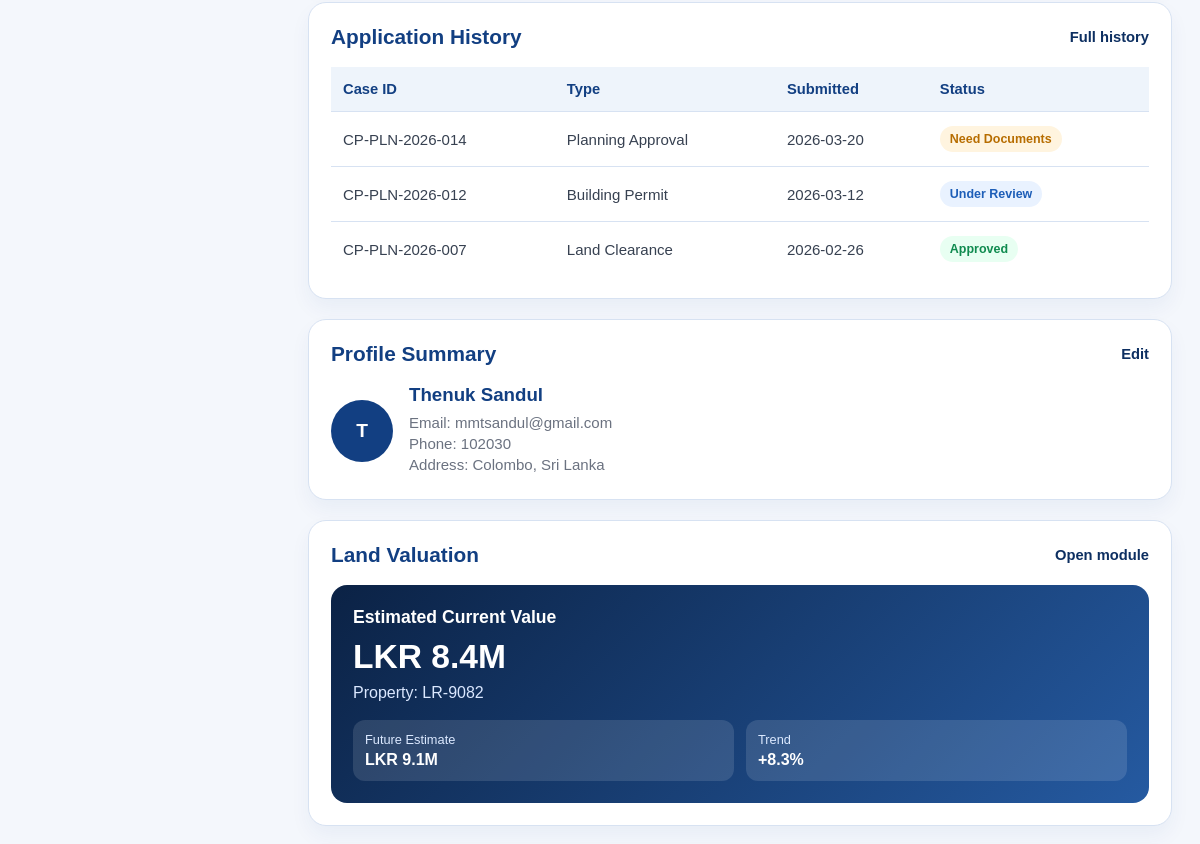
/user_dashboard (signed in, middle part), run on an earlier commit of the app's database.
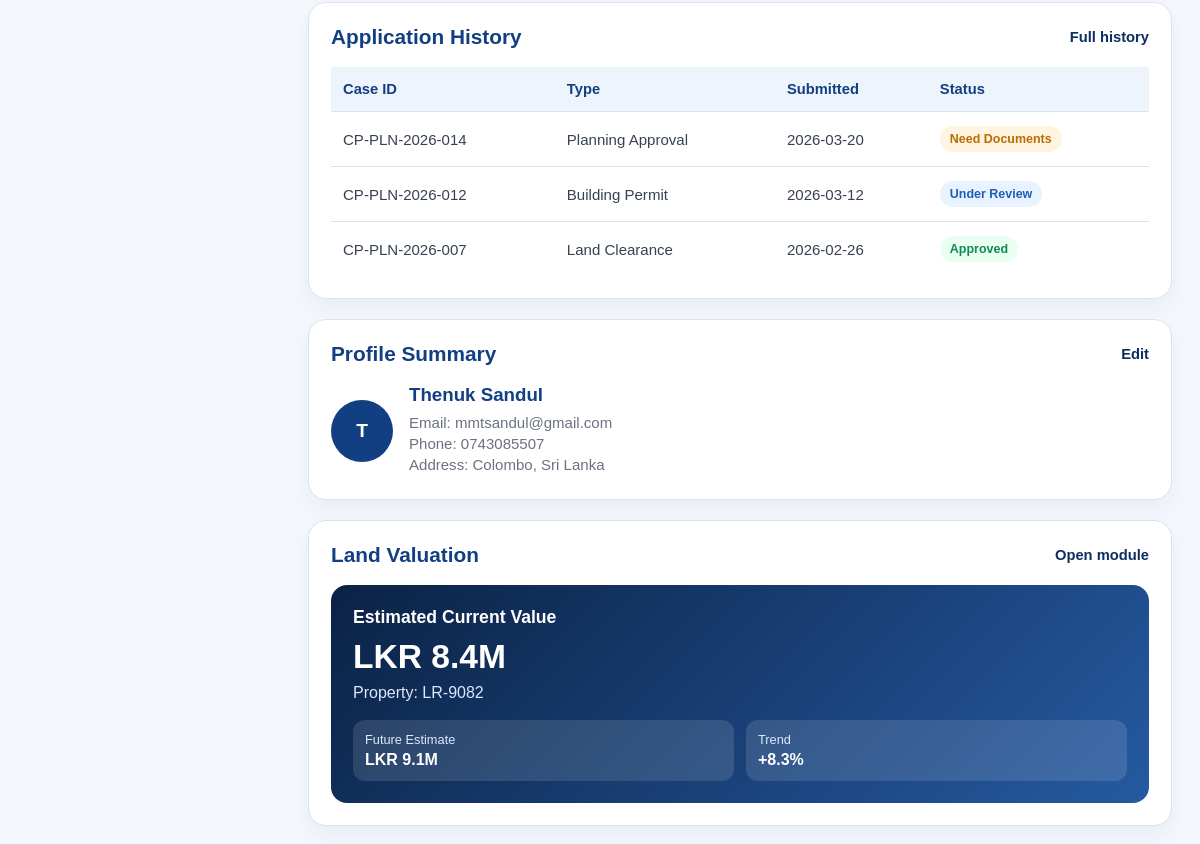
And on a later commit of the database.
### tables this page shows
CREATE TABLE users (
    user_id INTEGER PRIMARY KEY AUTOINCREMENT,
    first_name TEXT NOT NULL,
    last_name TEXT NOT NULL,
    phone_number TEXT,
    email TEXT UNIQUE NOT NULL,
    password_hash TEXT NOT NULL,
    date_of_birth TEXT,
    address TEXT,
    city TEXT,
    nic TEXT UNIQUE NOT NULL,
    is_admin BOOLEAN DEFAULT FALSE,
    created_at TEXT DEFAULT CURRENT_TIMESTAMP
, employee_id TEXT, is_active BOOLEAN DEFAULT 1);

### routes/user_routes.py (the view)
@user_bp.route("/user_dashboard")
def user_dashboard():
    if "user_id" not in session:
        flash("Please sign in first.", "error")
        return redirect(url_for("auth.login"))
    user = get_current_user()
    if not user:
        session.clear()
        flash("User not found. Please sign in again.", "error")
        return redirect(url_for("auth.login"))
    return render_template("user_dashboard.html", user=user)

### database/db_connection.py (called while the page is built)
def get_connection():
    conn = sqlite3.connect(db_path)
    conn.row_factory = sqlite3.Row
    conn.execute("PRAGMA foreign_keys = ON")
    return conn

### routes/user_routes.py (called while the page is built)
def get_current_user():
    if "user_id" not in session:
        return None
    conn = get_connection()
    cursor = conn.cursor()
    cursor.execute(
        """
        SELECT *
        FROM users
        WHERE user_id = ?
        """,
        (session["user_id"],),
    )
    user = cursor.fetchone()
    conn.close()
    return user

### templates/user_dashboard.html (shortened to what this page needs)
<!DOCTYPE html>
<html lang="en">
<head>
    <link rel="stylesheet" href="{{ url_for('static', filename='user_dashboard.css') }}" />
    <link rel="stylesheet" href="https://cdnjs.cloudflare.com/ajax/libs/font-awesome/6.5.0/css/all.min.css" />
</head>
<body>
    <div class="dashboard-shell">
        <main class="main-content">
            <section class="content-grid">
                <div class="left-column">
                    <div class="panel">
                        <div class="panel-header">
                            <h2>Application History</h2>
                            <a href="#">Full history</a>
                        </div>
                        <div class="table-wrap">
                            <table>
                                <thead>
                                    <tr>
                                        <th>Case ID</th>
                                        <th>Type</th>
                                        <th>Submitted</th>
                                        <th>Status</th>
                                    </tr>
                                </thead>
                                <tbody>
                                    <tr>
                                        <td>CP-PLN-2026-014</td>
                                        <td>Planning Approval</td>
                                        <td>2026-03-20</td>
                                        <td><span class="badge pending">Need Documents</span></td>
                                    </tr>
                                    <tr>
                                        <td>CP-PLN-2026-012</td>
                                        <td>Building Permit</td>
                                        <td>2026-03-12</td>
                                        <td><span class="badge review">Under Review</span></td>
                                    </tr>
                                    <tr>
                                        <td>CP-PLN-2026-007</td>
                                        <td>Land Clearance</td>
                                        <td>2026-02-26</td>
                                        <td><span class="badge ok">Approved</span></td>
                                    </tr>
                                </tbody>
                            </table>
                        </div>
                    </div>
                </div>
                <div class="right-column">
                    <div class="panel">
                        <div class="panel-header">
                            <h2>Profile Summary</h2>
                            <a href="{{ url_for('user.account') }}">Edit</a>
                        </div>
                        <div class="profile-card">
                            <div class="profile-avatar">
                                {{ user['first_name'][0] | upper if user and user['first_name'] else 'U' }}
                            </div>
                            <div class="profile-meta">
                                <h3>{{ user['first_name'] }} {{ user['last_name'] if user else 'R.A.D. Akash Randeniya'
                                    }}</h3>
                                <p>Email: {{ user['email'] if user else 'akash@example.com' }}</p>
                                <p>Phone: {{ user['phone_number'] if user and user['phone_number'] else '+94 71 234
                                    5678' }}</p>
                                <p>Address: {{ user['address'] if user and user['address'] else 'Colombo, Sri Lanka' }}
                                </p>
                            </div>
                        </div>
                    </div>
                    <div class="panel">
                        <div class="panel-header">
                            <h2>Land Valuation</h2>
                            <a href="#">Open module</a>
                        </div>
                        <div class="valuation-card">
                            <h3>Estimated Current Value</h3>
                            <div class="value-number">LKR 8.4M</div>
                            <p>Property: LR-9082</p>
                            <div class="mini-stats">
                                <div>
                                    <span>Future Estimate</span>
                                    <strong>LKR 9.1M</strong>
                                </div>
                                <div>
                                    <span>Trend</span>
                                    <strong>+8.3%</strong>
                                </div>
                            </div>
                        </div>
                    </div>
                </div>
            </section>
        </main>
    </div>
</body>
</html>

### static/user_dashboard.css (style rules this page uses)
* { margin: 0; padding: 0; box-sizing: border-box; font-family: Arial, Helvetica, sans-serif; }
:root { --theme-blue: #123f82; --theme-blue-dark: #0d2f61; --theme-blue-light: #1c4a87; --theme-soft: #eef4fb; --theme-border: #d7e2f2; --theme-text: #1b1f28; --theme-muted: #6b7280; --white: #ffffff; --green: #15a05d; --orange: #e38a12; --red: #d64545; }
body { background: #f4f7fc; color: var(--theme-text); }
a { text-decoration: none; }
.dashboard-shell { display: flex; min-height: 100vh; }
.main-content { flex: 1; padding: 28px; }
.content-grid { display: grid; grid-template-columns: 1.35fr 0.9fr; gap: 20px; }
.left-column, .right-column { display: flex; flex-direction: column; gap: 20px; }
.panel { background: var(--white); border: 1px solid var(--theme-border); border-radius: 18px; padding: 22px; box-shadow: 0 10px 20px rgba(18, 63, 130, 0.05); }
.panel-header { display: flex; justify-content: space-between; align-items: center; gap: 12px; margin-bottom: 18px; }
.panel-header h2 { color: var(--theme-blue); font-size: 1.3rem; }
.panel-header a { color: var(--theme-blue-dark); font-weight: 700; font-size: 0.92rem; }
.table-wrap { overflow-x: auto; }
table { width: 100%; border-collapse: collapse; }
thead th { text-align: left; font-size: 0.92rem; color: var(--theme-blue); background: var(--theme-soft); padding: 14px 12px; }
tbody td { padding: 14px 12px; border-top: 1px solid var(--theme-border); color: #374151; font-size: 0.94rem; }
.badge { display: inline-block; padding: 6px 10px; border-radius: 999px; font-size: 0.78rem; font-weight: 700; }
.badge.ok { background: #e8fff2; color: #0f8b4f; }
.badge.pending { background: #fff4df; color: #b76d00; }
.badge.review { background: #e9f2ff; color: #1d5eb8; }
.profile-card { display: flex; gap: 16px; align-items: center; }
.profile-avatar { width: 62px; height: 62px; border-radius: 50%; background: var(--theme-blue); color: var(--white); display: flex; align-items: center; justify-content: center; font-size: 1.2rem; font-weight: 700; }
.profile-meta h3 { color: var(--theme-blue); margin-bottom: 8px; }
.profile-meta p { color: var(--theme-muted); margin-bottom: 4px; font-size: 0.94rem; }
.valuation-card { background: linear-gradient(135deg, #0b2245, #255aa1); border-radius: 16px; padding: 22px; color: var(--white); }
.valuation-card h3 { font-size: 1.1rem; margin-bottom: 10px; }
.value-number { font-size: 2.1rem; font-weight: 800; margin-bottom: 8px; }
.valuation-card p { color: #dbe8ff; margin-bottom: 18px; }
.mini-stats { display: grid; grid-template-columns: 1fr 1fr; gap: 12px; }
.mini-stats div { background: rgba(255, 255, 255, 0.12); padding: 12px; border-radius: 12px; }
.mini-stats span { display: block; font-size: 0.8rem; color: #dce9ff; margin-bottom: 4px; }
.mini-stats strong { font-size: 1rem; }
@media (max-width: 1300px) { .content-grid { grid-template-columns: 1fr; } }

What changed in the data, as far as the page shows it:
changed users "Thenuk": phone_number "102030" → "0743085507"
